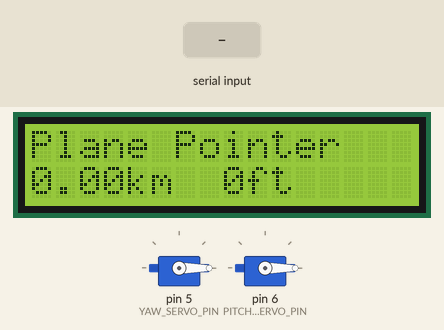
A sketch run on a simulated Arduino Uno, built with avr-gcc and run on an emulated ATmega328P. On the bench: 2 × servo, 16×2 character LCD. The inputs (shaded band) are chosen by the test bench.

Above: at 6.3 s.
6.4 s: "90,45,200\n" received over Serial
At 9.1 s:
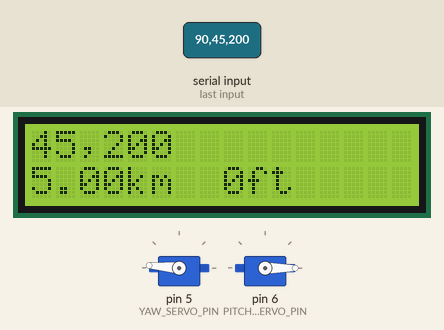
9.4 s: "30,150,10\n" received over Serial
At 11.7 s:
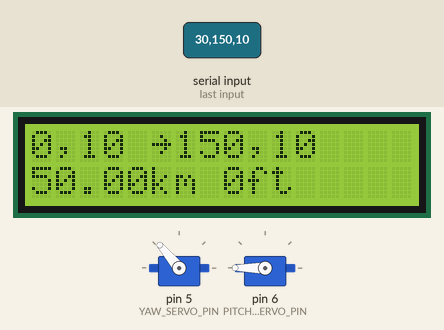
12.4 s: "90,45\n" received over Serial
At 14.9 s:
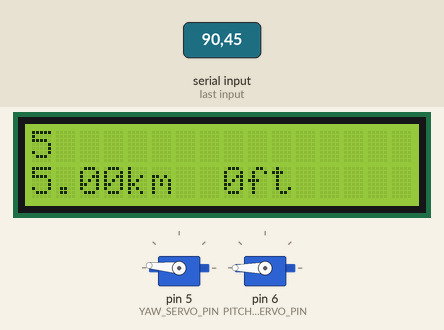
15.4 s: "200\n" received over Serial
At 18.1 s:
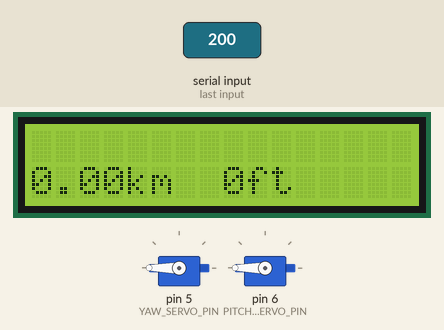
18.4 s: "1,90,45\n" received over Serial
At 21.0 s:
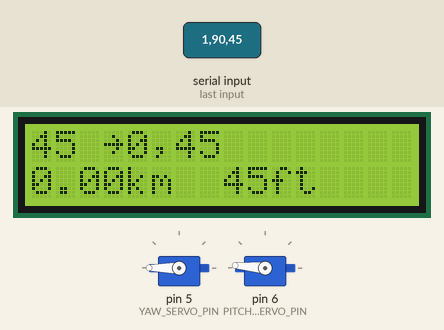
21.4 s: "90,45,200,10\n" received over Serial
At 22.9 s:
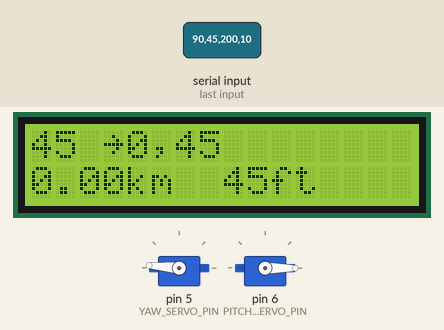
Timing chart, 0 to 24.4 s (numbered marks = the images above; inputs shaded):
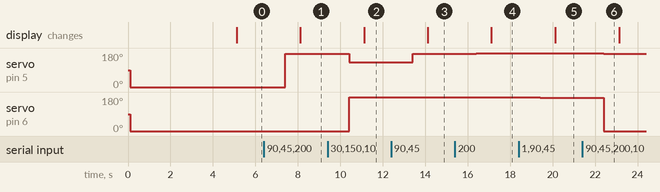

Measured:
- after the input at 6.4 s, servo on pin 5 (YAW_SERVO_PIN): 0° → 175° after 1.0 s; the display: changes after 1.7 s (image 1)
- after the input at 9.4 s, servo on pin 5 (YAW_SERVO_PIN): 175° → 130° after 1.0 s; servo on pin 6 (PITCH_SERVO_PIN): 0° → 180° after 1.0 s; the display: changes after 1.7 s (image 2)
- after the input at 12.4 s, servo on pin 5 (YAW_SERVO_PIN): 130° → 175° after 1.0 s; the display: changes after 1.7 s (image 3)
- after the input at 15.4 s, servo on pin 5 (YAW_SERVO_PIN): 175° → 180° after 1.0 s; the display: changes after 1.7 s (image 4)
- after the input at 18.4 s, servo on pin 6 (PITCH_SERVO_PIN): 180° → 175° after 1.0 s; the display: changes after 1.7 s (image 5)
- after the input at 21.4 s, servo on pin 5 (YAW_SERVO_PIN): 180° → 175° after 1.0 s; servo on pin 6 (PITCH_SERVO_PIN): 175° → 0° after 1.0 s

The sketch:

arduino_pointer.ino
```cpp
/*  Plane Pointer
    Benjamin Wilkins
    December 3, 2017

    Requires LCD I2C library
    https://bitbucket.org/fmalpartida/new-liquidcrystal/downloads
*/

#include <Servo.h>
#include <Wire.h>
#include <LiquidCrystal_I2C.h>

#define YAW_SERVO_PIN 5
#define PITCH_SERVO_PIN 6
#define INTERVAL 3000

void displayPlane();

LiquidCrystal_I2C lcd(0x3F, 2, 1, 0, 4, 5, 6, 7, 3, POSITIVE);

Servo yaw_servo;
Servo pitch_servo;

String serialData;

String model;
String op;
String to;
String from;
unsigned int alt;
float dist;

byte arrow[8] = {
  B00000,
  B00100,
  B00010,
  B11111,
  B00010,
  B00100,
  B00000,
  B00000
};

void setup() {
  yaw_servo.attach(YAW_SERVO_PIN);
  pitch_servo.attach(PITCH_SERVO_PIN);

  Serial.begin(9600);

  lcd.begin(16, 2);
  lcd.backlight();
  lcd.createChar(0, arrow);

  lcd.setCursor(0, 0);
  lcd.print("Plane Pointer");
  lcd.setCursor(0, 1);
  lcd.print("Benjamin Wilkins");

  // Point "North"
  yaw_servo.write(0);
  pitch_servo.write(0);
  delay(5000);
}

unsigned long previousMillis =  millis();
int state = 0;

void loop() {
  // put your main code here, to run repeatedly:

  if (millis() - previousMillis > INTERVAL){
    previousMillis = millis();
    state = (state + 1) % 3;
    displayPlane();
  }
}

void serialEvent() {
  serialData = Serial.readString();
  model = parse(serialData, "<Mdl>", "<");
  op = parse(serialData, "<Op>", "<");
  to = parse(serialData, "<To>", "<");
  from = parse(serialData, "<From>", "<");

  alt =  parse(serialData, "<GAlt>", "<").toInt();
  dist =  parse(serialData, "<Dst>", "<").toFloat();

  int pitch = parse(serialData, "<Pitch>", "<").toInt();
  int yaw = parse(serialData, "<Yaw>", "<").toInt();

  if (yaw < 0){
    yaw *= -1;
  }else{
    yaw = 180 - yaw;
    pitch = 180 - pitch;
  }

  yaw_servo.write(yaw);
  pitch_servo.write(pitch);
}

String parse (String input, String d1, String d2){
  int start = input.indexOf(d1) + d1.length();
  int finish = input.indexOf(d2, start) + d2.length();
  return input.substring(start, finish-1);
}

void displayPlane(){
  lcd.clear();
  lcd.setCursor(0,0);

  switch (state) {
    case 0:
      if (to.length() != 0 && from.length() != 0){
        lcd.print(from);
        lcd.write(byte(0)); //arrow
        lcd.print(to);
        break;
      }
    case 1:
      if (model.length() != 0){
        lcd.print(model);
        break;
      }
    case 2:
      if (op.length() != 0){
        lcd.print(op);
        break;
      }
    default:
      lcd.print("Plane Pointer");
      break;
  }

  lcd.setCursor(0, 1);
  lcd.print(dist);
  lcd.print("km");
  lcd.setCursor(8, 1);
  lcd.print(alt);
  lcd.print("ft");
}
```
